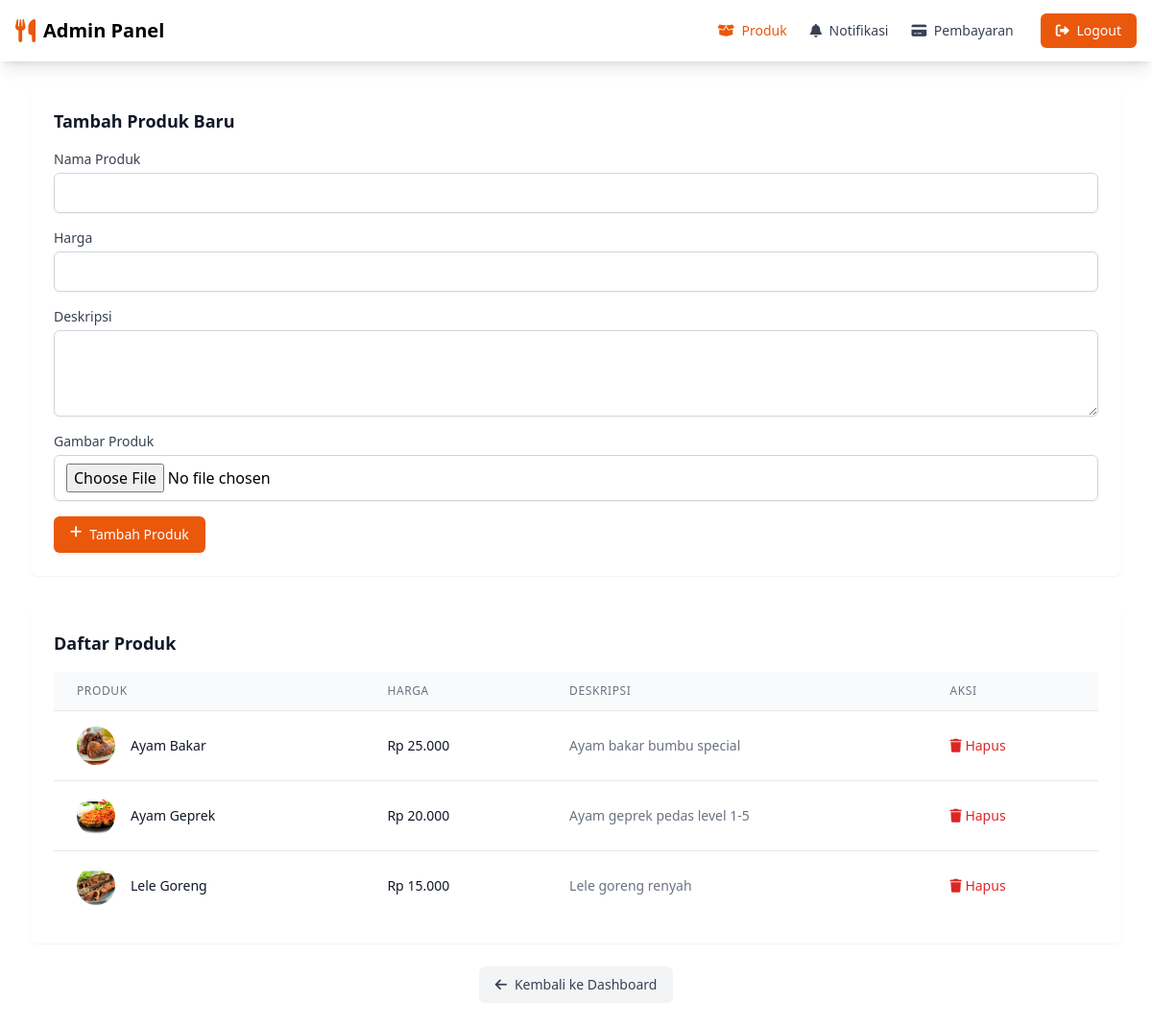
/admin/manage_produk.php (signed in), run on the app's committed database.
### tables this page shows
CREATE TABLE produk (
    id INT PRIMARY KEY AUTO_INCREMENT,
    nama_produk VARCHAR(100) NOT NULL,
    deskripsi TEXT,
    harga DECIMAL(10,2) NOT NULL,
    gambar VARCHAR(255),
    stok INT DEFAULT 0,
    created_at TIMESTAMP DEFAULT CURRENT_TIMESTAMP,
    updated_at TIMESTAMP DEFAULT CURRENT_TIMESTAMP ON UPDATE CURRENT_TIMESTAMP
);

### admin/manage_produk.php (the view, shortened to what this page needs)
<?php
include '../includes/db.php';
$produk = mysqli_query($conn, "SELECT * FROM produk");
?>
<!DOCTYPE html>
<html lang="id">
<head>
    <script src="https://cdn.tailwindcss.com"></script>
    <link rel="stylesheet" href="https://cdnjs.cloudflare.com/ajax/libs/font-awesome/6.0.0/css/all.min.css">
</head>
<body>
<nav class="bg-white shadow-lg">
    <div class="max-w-7xl mx-auto px-4">
        <div class="flex justify-between h-16">
            <div class="flex">
                <div class="flex-shrink-0 flex items-center">
                    <i class="fas fa-utensils text-2xl text-orange-600"></i>
                    <span class="ml-2 text-xl font-bold">Admin Panel</span>
                </div>
            </div>
            <div class="hidden md:flex items-center">
                <a href="manage_produk.php" class="px-3 py-2 rounded-md text-sm font-medium text-orange-600">
                    <i class="fas fa-box-open mr-1"></i> Produk
                </a>
                <a href="notifikasi.php" class="px-3 py-2 rounded-md text-sm font-medium text-gray-700 hover:text-orange-600">
                    <i class="fas fa-bell mr-1"></i> Notifikasi
                </a>
                <a href="konfirmasi_pembayaran.php" class="px-3 py-2 rounded-md text-sm font-medium text-gray-700 hover:text-orange-600">
                    <i class="fas fa-credit-card mr-1"></i> Pembayaran
                </a>
                <a href="logout.php" class="ml-4 px-4 py-2 rounded-md text-sm font-medium text-white bg-orange-600 hover:bg-orange-700">
                    <i class="fas fa-sign-out-alt mr-1"></i> Logout
                </a>
            </div>
        </div>
    </div>
</nav>
<div class="max-w-7xl mx-auto py-6 px-4 sm:px-6 lg:px-8">
    <div class="mb-8 bg-white rounded-lg shadow-sm p-6">
        <h2 class="text-lg font-semibold text-gray-900 mb-4">Tambah Produk Baru</h2>
        <form method="POST" enctype="multipart/form-data" class="space-y-4">
            <div>
                <label class="block text-sm font-medium text-gray-700">Nama Produk</label>
                <input type="text"
                       name="nama_produk"
                       required
                       class="mt-1 block w-full px-3 py-2 border border-gray-300 rounded-md shadow-sm focus:outline-none focus:ring-orange-500 focus:border-orange-500">
            </div>
            <div>
                <label class="block text-sm font-medium text-gray-700">Harga</label>
                <input type="number"
                       name="harga"
                       required
                       class="mt-1 block w-full px-3 py-2 border border-gray-300 rounded-md shadow-sm focus:outline-none focus:ring-orange-500 focus:border-orange-500">
            </div>
            <div>
                <label class="block text-sm font-medium text-gray-700">Deskripsi</label>
                <textarea name="deskripsi"
                          rows="3"
                          class="mt-1 block w-full px-3 py-2 border border-gray-300 rounded-md shadow-sm focus:outline-none focus:ring-orange-500 focus:border-orange-500"></textarea>
            </div>
            <div>
                <label class="block text-sm font-medium text-gray-700">Gambar Produk</label>
                <input type="file"
                       name="gambar"
                       required
                       class="mt-1 block w-full px-3 py-2 border border-gray-300 rounded-md shadow-sm focus:outline-none focus:ring-orange-500 focus:border-orange-500">
            </div>
            <button type="submit"
                    name="add"
                    class="inline-flex justify-center py-2 px-4 border border-transparent shadow-sm text-sm font-medium rounded-md text-white bg-orange-600 hover:bg-orange-700 focus:outline-none focus:ring-2 focus:ring-offset-2 focus:ring-orange-500">
                <i class="fas fa-plus mr-2"></i>
                Tambah Produk
            </button>
        </form>
    </div>
    <div class="bg-white rounded-lg shadow-sm overflow-hidden">
        <div class="p-6">
            <h2 class="text-lg font-semibold text-gray-900 mb-4">Daftar Produk</h2>
            <div class="overflow-x-auto">
                <table class="min-w-full divide-y divide-gray-200">
                    <thead class="bg-gray-50">
                        <tr>
                            <th class="px-6 py-3 text-left text-xs font-medium text-gray-500 uppercase tracking-wider">Produk</th>
                            <th class="px-6 py-3 text-left text-xs font-medium text-gray-500 uppercase tracking-wider">Harga</th>
                            <th class="px-6 py-3 text-left text-xs font-medium text-gray-500 uppercase tracking-wider">Deskripsi</th>
                            <th class="px-6 py-3 text-left text-xs font-medium text-gray-500 uppercase tracking-wider">Aksi</th>
                        </tr>
                    </thead>
                    <tbody class="bg-white divide-y divide-gray-200">
                        <?php while ($row = mysqli_fetch_assoc($produk)) { ?>
                        <tr>
                            <td class="px-6 py-4">
                                <div class="flex items-center">
                                    <img src="../images/<?php echo htmlspecialchars($row['gambar']); ?>"
                                         alt="<?php echo htmlspecialchars($row['nama_produk']); ?>"
                                         class="h-10 w-10 rounded-full object-cover">
                                    <div class="ml-4">
                                        <div class="text-sm font-medium text-gray-900">
                                            <?php echo htmlspecialchars($row['nama_produk']); ?>
                                        </div>
                                    </div>
                                </div>
                            </td>
                            <td class="px-6 py-4 text-sm text-gray-900">
                                Rp <?php echo number_format($row['harga'], 0, ',', '.'); ?>
                            </td>
                            <td class="px-6 py-4 text-sm text-gray-500">
                                <?php echo htmlspecialchars($row['deskripsi']); ?>
                            </td>
                            <td class="px-6 py-4 text-sm font-medium">
                                <form method="POST" class="inline">
                                    <button type="submit"
                                            name="delete"
                                            onclick="return confirm('Yakin ingin menghapus produk ini?');"
                                            class="text-red-600 hover:text-red-900">
                                        <i class="fas fa-trash"></i>
                                        Hapus
                                    </button>
                                </form>
                            </td>
                        </tr>
                        <?php } ?>
                    </tbody>
                </table>
            </div>
        </div>
    </div>
    <div class="mt-6 text-center">
        <a href="dashboard.php" class="inline-flex items-center px-4 py-2 border border-transparent text-sm font-medium rounded-md text-gray-700 bg-gray-100 hover:bg-gray-200">
            <i class="fas fa-arrow-left mr-2"></i>
            Kembali ke Dashboard
        </a>
    </div>
</div>
</body>
</html>

### data on the page
produk: gambar (picture), nama_produk "Ayam Bakar", harga "25.000", deskripsi "Ayam bakar bumbu special"
produk: gambar (picture), nama_produk "Ayam Geprek", harga "20.000", deskripsi "Ayam geprek pedas level 1-5"
produk: gambar (picture), nama_produk "Lele Goreng", harga "15.000", deskripsi "Lele goreng renyah"
